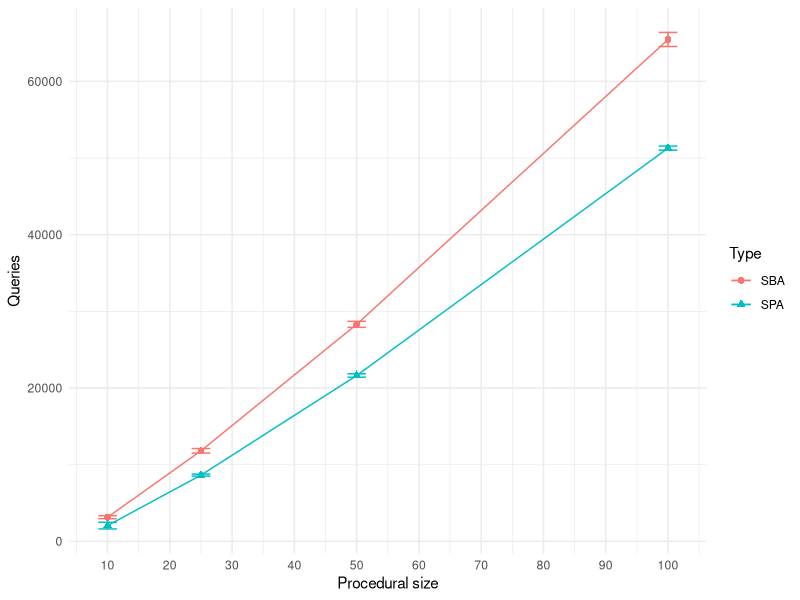
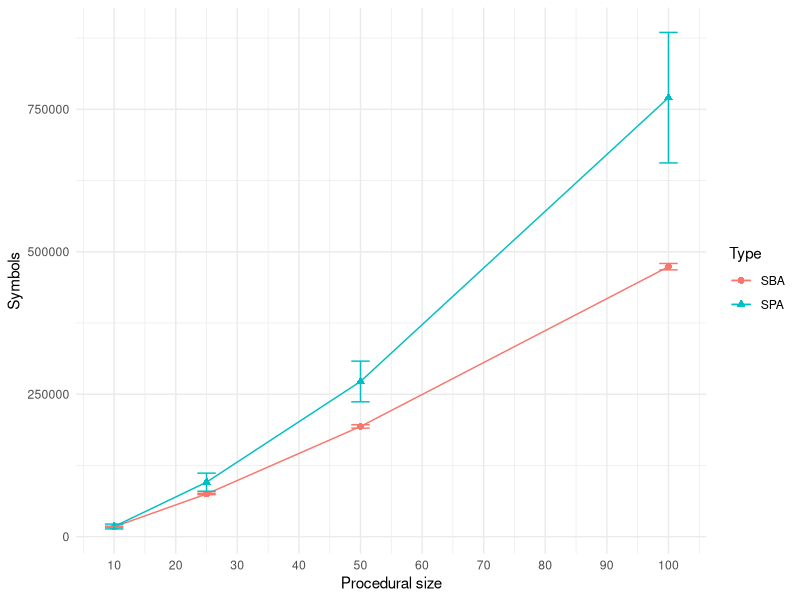
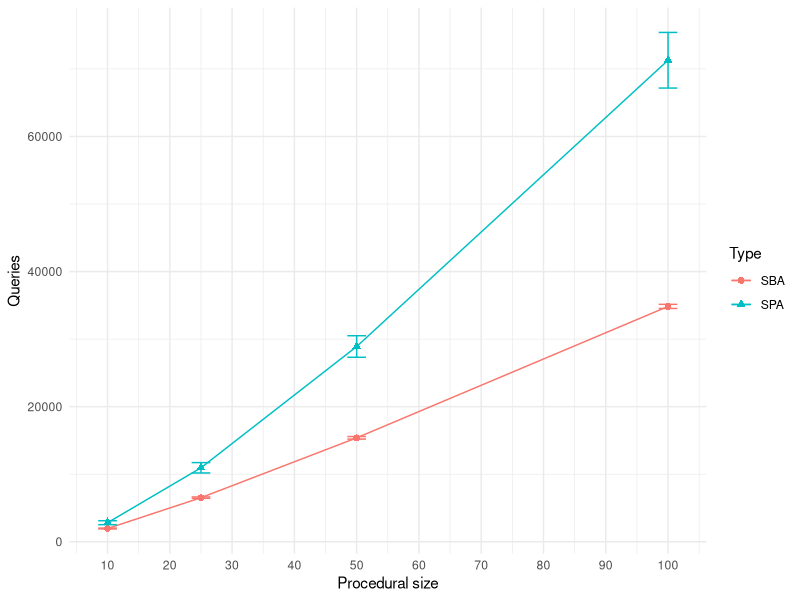
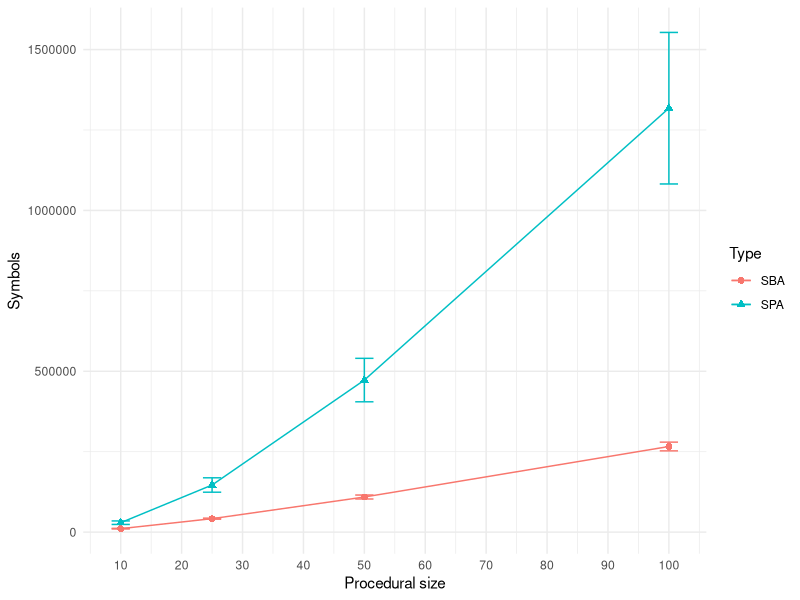
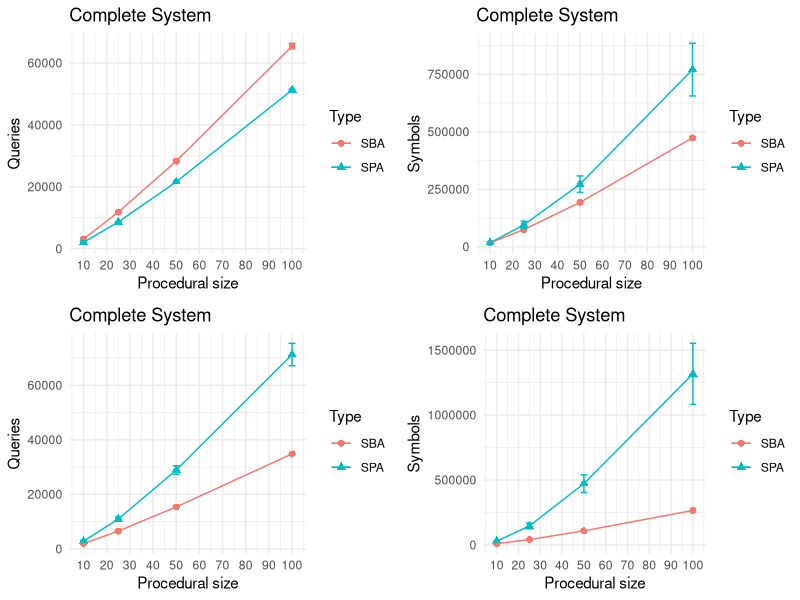

These figures' R source, in order:
library("ggplot2")
library("grid")
library("gridExtra")

options(scipen=999)

myPlot <- function(data, sddata, column, title) {
  gg = ggplot(data, aes(x = Size, y = get(column), color=Type, shape=Type))
  gg = gg + geom_point(size=2)
  gg = gg + geom_line()
  gg = gg + geom_errorbar(aes(ymin=.data[[column]]-sddata[[column]], ymax=.data[[column]]+sddata[[column]], color=Type), width=3)
  gg = gg + labs(x = "Procedural size", y = column)
  gg = gg + scale_x_continuous(breaks=seq(0, 100, 10))
  gg = gg + theme_minimal()
  return(gg)
}

sbaCSV = read.csv("./random-sba.csv", strip.white = TRUE)

sbaMean = aggregate(. ~ Type + Name + Size + Opt, sbaCSV, mean)
sbaSD = aggregate(. ~ Type + Name + Size + Opt, sbaCSV, sd)

completeMean = sbaMean[sbaMean$Name == "complete" & sbaMean$Opt == "false",]
completeSD = sbaSD[sbaSD$Name == "complete" & sbaMean$Opt == "false",]
partialMean = sbaMean[sbaMean$Name == "partial" & sbaMean$Opt == "false",]
partialSD = sbaSD[sbaSD$Name == "partial" & sbaMean$Opt == "false",]


# plot(myPlot(completeMean, completeSD, "Queries", "Complete System"))
# plot(myPlot(partialMean, partialSD, "Queries", "Partial System"))

# gg = ggplot(sbaMean[sbaMean$Name == "complete",], aes(x = Size, y = Queries, shape=Type))
# gg = gg + geom_point(size=2)
# gg = gg + geom_line()
# gg = gg + geom_errorbar(aes(ymin=Queries-sbaSD$Queries, ymax=Queries+sbaSD$Queries), width=.2)
# gg = gg + coord_cartesian(ylim = c(1e+05, 1e+10))
# gg = gg + labs(x = "Size", y = "Symbols [#]", title = "SPMM")
# gg = gg + theme(legend.position = "none")
# plot(gg)

myWidth = 5
myHeight = 1.5

pdf("./complete-queries.pdf", width=myWidth, height=myHeight)
plot(myPlot(completeMean, completeSD, "Queries", "Complete System"))
dev.off()

pdf("./complete-symbols.pdf", width=myWidth, height=myHeight)
plot(myPlot(completeMean, completeSD, "Symbols", "Complete System"))
dev.off()

pdf("./partial-queries.pdf", width=myWidth, height=myHeight)
plot(myPlot(partialMean, partialSD, "Queries", "Partial System"))
dev.off()

pdf("./partial-symbols.pdf", width=myWidth, height=myHeight)
plot(myPlot(partialMean, partialSD, "Symbols", "Partial System"))
dev.off()


pdf("./bundle.pdf", width=20, height=10)
gg1 = myPlot(completeMean, completeSD, "Queries", "Complete System") + labs(title="Complete System")
gg2 = myPlot(completeMean, completeSD, "Symbols", "Complete System") + labs(title="Complete System")
gg3 = myPlot(partialMean, partialSD, "Queries", "Partial System") + labs(title="Complete System")
gg4 = myPlot(partialMean, partialSD, "Symbols", "Partial System") + labs(title="Complete System")

grid.arrange(gg1, gg2, gg3, gg4, ncol=2)
dev.off()

